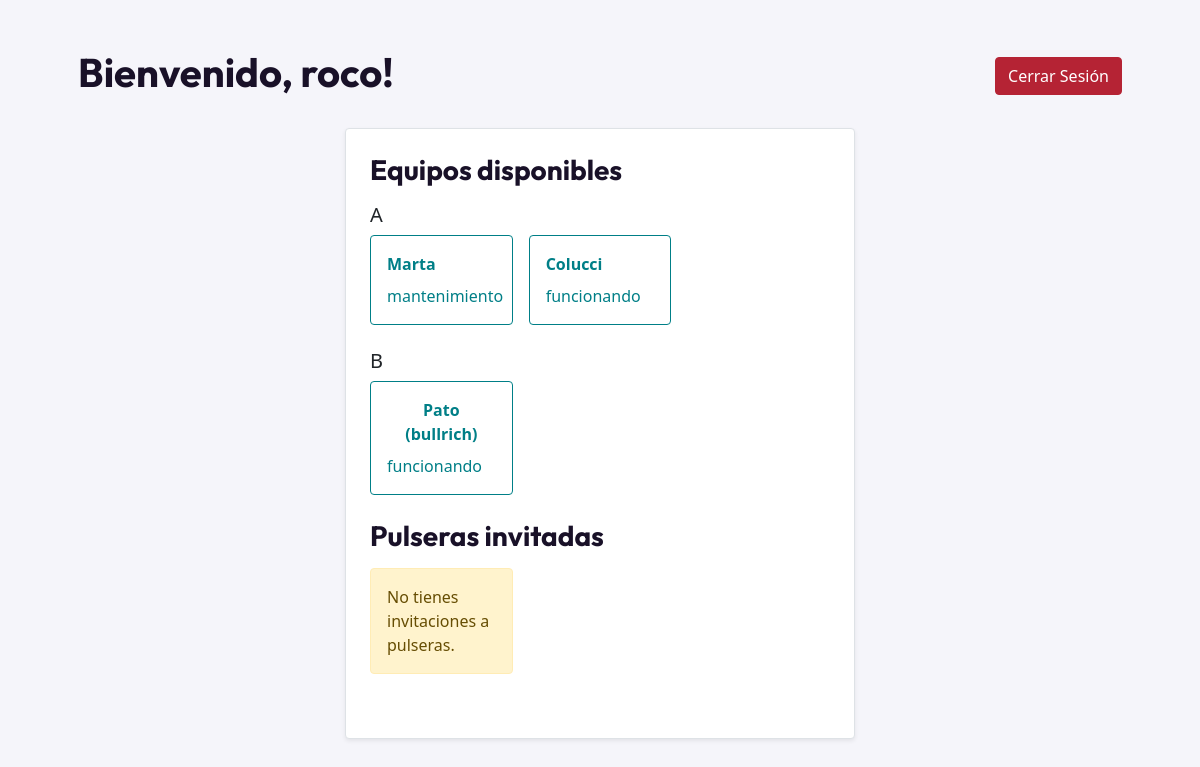
The page /pulseras/frontend/selector_pulsera.php (signed in) on the database its author committed.
### tables this page shows
CREATE TABLE `pulseras` (
  `id` int(11) NOT NULL,
  `fecha_emision` date NOT NULL,
  `version` varchar(20) DEFAULT NULL,
  `funcionamiento` enum('funcionando','averiada','mantenimiento') DEFAULT 'funcionando',
  `alias` varchar(50) DEFAULT NULL,
  `created_at` timestamp NOT NULL DEFAULT current_timestamp()
);

### pulseras/backend/pulsera_functions.php (called while the page is built, shortened)
<?php
function getEquiposUsuario($conexion, $user_id) {
    $query = "SELECT id, nombre_equipo FROM equipos WHERE responsable_equipo = ?";
    $stmt = $conexion->prepare($query);
    $stmt->bind_param("i", $user_id);
    $stmt->execute();
    $result = $stmt->get_result();
    $equipos = $result->fetch_all(MYSQLI_ASSOC);
    return $equipos;
}
function getPulserasEquipo($conexion, $equipo_id) {
    $query = "SELECT p.id AS id_pulsera, p.alias, p.funcionamiento
              FROM pulseras p
              INNER JOIN pulserasxequipo px ON p.id = px.pulsera_id
              WHERE px.equipo_id = ?";
    $stmt = $conexion->prepare($query);
    $stmt->bind_param("i", $equipo_id);
    $stmt->execute();
    $result = $stmt->get_result();
    $pulseras = $result->fetch_all(MYSQLI_ASSOC);
    return $pulseras;
}
function getEquiposConPulseras($conexion, $user_id) {
    $equipos = getEquiposUsuario($conexion, $user_id);
    foreach ($equipos as &$equipo) {
        $equipo['pulseras'] = getPulserasEquipo($conexion, $equipo['id']);
    }
    return $equipos;
}
?>

### pulseras/frontend/selector_pulsera.php (the view, shortened to what this page needs)
<?php
require_once '../../config/db_connection.php';
require_once '../backend/pulsera_functions.php';
$conexion = getConnection();
$equipos = getEquiposConPulseras($conexion, $_SESSION['user_id']);
$pulseras_invitadas = getPulserasInvitado($conexion, $_SESSION['user_id']);
?>
    <link href="https://cdn.jsdelivr.net/npm/bootstrap@5.1.3/dist/css/bootstrap.min.css" rel="stylesheet">
    <link href="../../colors.css" rel="stylesheet">
</head>
<body class="">
    <div class="container mt-5">
        <div class="d-flex justify-content-between align-items-center mb-4">
            <h1>Bienvenido, <?php echo htmlspecialchars($_SESSION['username']); ?>!</h1>
            <a href="../../auth/logout.php" class="btn btn-danger">Cerrar Sesión</a>
        </div>
        <div class="row justify-content-center">
            <div class="col-md-6">
                <form method="POST" class="p-4 border rounded bg-white shadow-sm">
                    <div class="mb-4">
                        <h3 class="mb-3">Equipos disponibles</h3>
                        <?php foreach ($equipos as $equipo): ?>
                            <div class="equipo-container mb-4">
                                <h5 class="mt-3 mb-2">
                                    <?php echo htmlspecialchars($equipo['nombre_equipo']); ?>
                                </h5>
                                <div class="row row-cols-1 row-cols-md-2 row-cols-lg-3 g-3">
                                    <?php if (!empty($equipo['pulseras'])): ?>
                                        <?php foreach ($equipo['pulseras'] as $pulsera): ?>
                                            <div class="col">
                                                <button type="submit"
                                                        name="seleccion"
                                                        value="<?php echo $equipo['id'] . ':' . $pulsera['id_pulsera']; ?>"
                                                        class="btn btn-outline-primary w-100 h-100 d-flex flex-column justify-content-between p-3 rounded">
                                                    <div class="fw-bold mb-2"><?php echo htmlspecialchars($pulsera['alias']); ?></div>
                                                    <div class=""><?php echo htmlspecialchars($pulsera['funcionamiento']); ?></div>
                                                </button>
                                            </div>
                                        <?php endforeach; ?>
                                    <?php else: ?>
                                        <div class="col">
                                            <div class="alert alert-warning w-100">No hay pulseras asociadas a este equipo.</div>
                                        </div>
                                    <?php endif; ?>
                                </div>
                            </div>
                        <?php endforeach; ?>
                    </div>
                    <div class="mb-4">
                        <h3 class="mb-3">Pulseras invitadas</h3>
                        <div class="row row-cols-1 row-cols-md-2 row-cols-lg-3 g-3">
                            <?php if (!empty($pulseras_invitadas)): ?>
                                <?php foreach ($pulseras_invitadas as $pulsera): ?>
                                    <div class="col">
                                        <button type="submit"
                                                name="seleccion"
                                                value="<?php echo 'inv:' . $pulsera['id_pulsera']; ?>"
                                                class="btn btn-outline-success w-100 h-100 d-flex flex-column justify-content-between p-3 rounded">
                                            <div class="fw-bold mb-2"><?php echo htmlspecialchars($pulsera['alias']); ?></div>
                                            <div class=""><?php echo htmlspecialchars($pulsera['funcionamiento']); ?></div>
                                        </button>
                                    </div>
                                <?php endforeach; ?>
                            <?php else: ?>
                                <div class="col">
                                    <div class="alert alert-warning w-100">No tienes invitaciones a pulseras.</div>
                                </div>
                            <?php endif; ?>
                        </div>
                    </div>
                </form>
            </div>
        </div>
    </div>
<?php
$content = ob_get_clean();
require_once 'templates/layout.php';
?>

### pulseras/frontend/templates/layout.php (shortened to what this page needs)
<!DOCTYPE html>
<html lang="es">
<head>
    <link href="https://cdn.jsdelivr.net/npm/bootstrap@5.3.0/dist/css/bootstrap.min.css" rel="stylesheet">
    <link href="../../colors.css" rel="stylesheet">
</head>
<body class="">
    <div class="container mt-5"><?php echo $content; ?></div>
</body>
</html>

### colors.css (style rules this page uses)
:root { --fondo: rgb(245,245,250); --fondo2: #fafafa; --texto: rgb(25,17,40); --destacado1: rgb(35,30,66); --destacado2: rgb(0,127,135); --destacadoalt1: rgb(86,83,118); --destacadoalt2: rgb(36,76,99); --error: rgb(181,35,52); --errorhover: rgb(121, 22, 34); }
body { background-color: var(--fondo); }
form { background-color: var(--fondo); }
h1 { color: var(--texto) !important; font-family: 'Outfit', serif; font-weight: bold; }
h2, h3 { color: var(--texto) !important; font-family: 'Outfit', serif; font-weight: bold; }
label, p, input, button { color: var(--texto); font-family: 'Montserrat', sans-serif; }
.btn-outline-primary { color: var(--destacado2); border-color: var(--destacado2); }
.btn-danger { background-color: var(--error); border-color: var(--error); }

### rows shown on the page
pulseras: $equipo['id'] 1 (drawn), alias "Marta", funcionamiento "mantenimiento"
pulseras: $equipo['id'] 1 (drawn), alias "Colucci", funcionamiento "funcionando"
pulseras: $equipo['id'] 2 (drawn), alias "Pato (bullrich)", funcionamiento "funcionando"

### other values the page prints
$_SESSION['username'] "roco"
$equipo['nombre_equipo'] "A"
$equipo['nombre_equipo'] "B"
